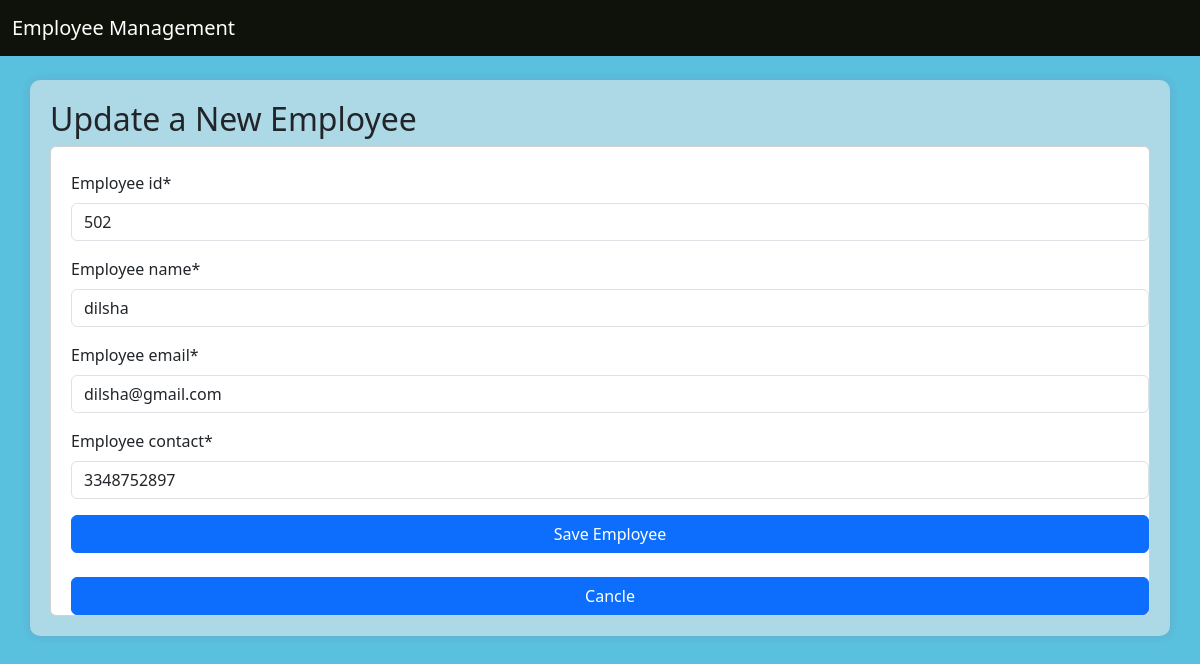
The app's page /update/16/ with its own data.
### employee/models.py (models this page shows, shortened)
class Employee(models.Model):
    employee_id = models.CharField(max_length=20)
    employee_name = models.CharField(max_length=100)
    employee_email = models.CharField(max_length=80)
    employee_contact = models.CharField(max_length=20)

### employee/views.py (the view)
# urls.py: path('update/<int:pk>/',update_employee, name='update'),
def update_employee(request, pk):
    employee = Employee.objects.get(id=pk)
    if request.method == 'POST':
        form = EmployeeForm(request.POST, instance=employee)
        if form.is_valid():
            form.save()
            return redirect('list')
    else:
        form = EmployeeForm(instance=employee)
    return render(request, 'update.html', {'form':form})

### employee/forms.py
class EmployeeForm(forms.ModelForm):
    class Meta:
        model = Employee
        fields = '__all__'

### templates/update.html (shortened to what this page needs)
{% extends "base.html" %}
{%block content%}
{% load crispy_forms_tags %}
<h2>Update a New Employee</h2>
<form method='POST' class='form-group card pt-4' style='padding-left:20px'>
    {{form | crispy}}
    <button type="submit" class="btn btn-primary">Save Employee</button><br/>
    <a href={%url 'list'%} class="btn btn-primary">Cancle</a>
</form>
{%endblock%}

### templates/base.html (style rules this page uses)
body { background-color:rgb(89, 192, 221); }

### records on screen
Employee: employee_id "502", employee_name "dilsha", employee_email "dilsha@gmail.com", employee_contact "3348752897"
